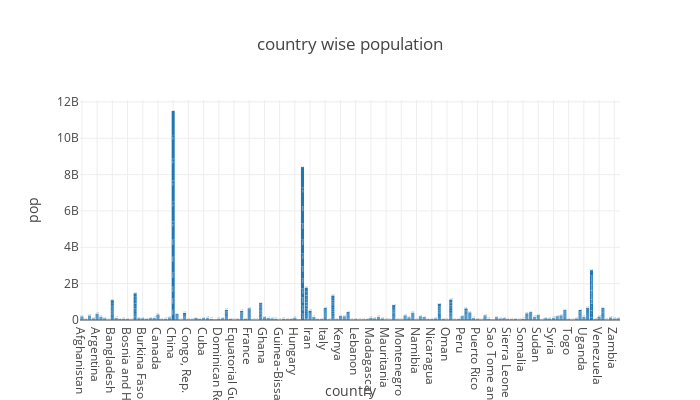

Notebook source saved alongside this figure:
### Code cell
px.bar(population, x = "country", y = 'pop', text_auto=".2s",height=400, width=700,
       title="country wise population",template="gridon")

### Figure 1 — Plotly figure (JSON) as saved in the notebook; plotly's stock layout.template omitted (floating-point values rounded to 4 significant figures; data arrays with more than 128 entries replaced by an {"elided": "..."} marker saying what was removed)
{"data": [{"alignmentgroup": "True", "hovertemplate": "country=%{x}<br>pop=%{y}<extra></extra>", "legendgroup": "", "marker": {"color": "#1F77B4", "pattern": {"shape": ""}}, "name": "", "offsetgroup": "", "orientation": "v", "showlegend": false, "textposition": "auto", "texttemplate": "%{y:.2s}", "type": "bar", "x": {"elided": "1704 str values"}, "xaxis": "x", "y": {"elided": "1704 int values"}, "yaxis": "y"}], "layout": {"barmode": "relative", "height": 400, "legend": {"tracegroupgap": 0}, "title": {"text": "country wise population"}, "width": 700, "xaxis": {"anchor": "y", "domain": [0, 1], "title": {"text": "country"}}, "yaxis": {"anchor": "x", "domain": [0, 1], "title": {"text": "pop"}}}}
